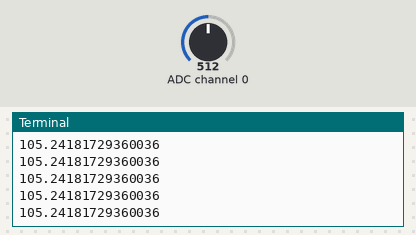
A program run on a simulated Raspberry Pi (BCM pin numbers). On the bench: the last lines printed to the terminal. Inputs (shaded band) come from the test bench; at power-on: ADC channel 0 = 512 (analog values on the 0–1023 scale).

Above: at 1.2 s.
1.3 s: ADC channel 0 set to 716
At 1.31 s:
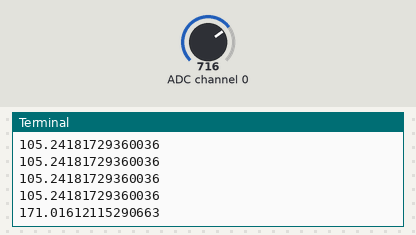
2.8 s: ADC channel 0 set to 900
At 2.82 s:
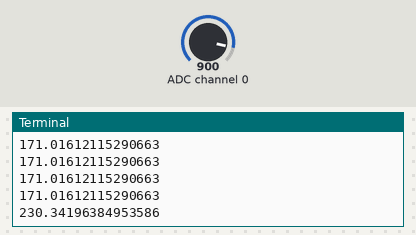
Timing chart, 0 to 5.8 s (numbered marks = the images above; inputs shaded):
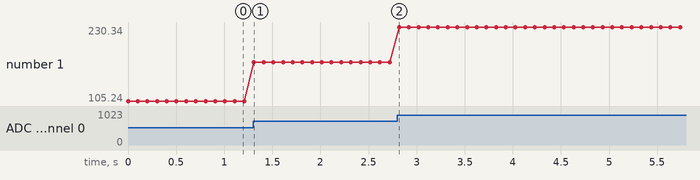

Measured:
- after the input at 1.3 s, the terminal: prints a new line at once (image 1)
- after the input at 2.8 s, the terminal: prints a new line at once (image 2)
- plotted number 1: 105.24 → 171.02 after the input at 1.3 s, 171.02 → 230.34 after the input at 2.8 s

The program:

ad-in-temperature.py
```python
from gpiozero import MCP3008
import time

try:
    while True:
        ad_ch0 = MCP3008(0)
        ad_volt = ad_ch0.value * 3.3
        # LM61C
        temperature = (ad_volt - 0.6) / 0.01
        # MCP9700A
        # temperature = (ad_volt - 0.5) / 0.01
        print(temperature)
        time.sleep(0.1)
except KeyboardInterrupt:
    pass
```
